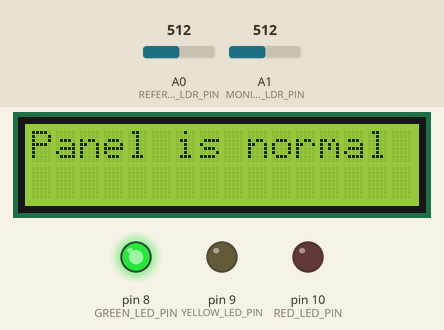
Bench run of a sketch on a simulated Arduino Uno, built with avr-gcc and run on an emulated ATmega328P. Parts: 16×2 character LCD, output pins drawn as LEDs (lit = HIGH). The test bench sets the inputs (shaded band); at power-on: A0 (REFERENCE_LDR_PIN) = 512, A1 (MONITORED_LDR_PIN) = 512.

Above: at 1.2 s.
1.3 s: A0 (REFERENCE_LDR_PIN) set to 716
At 3.9 s:
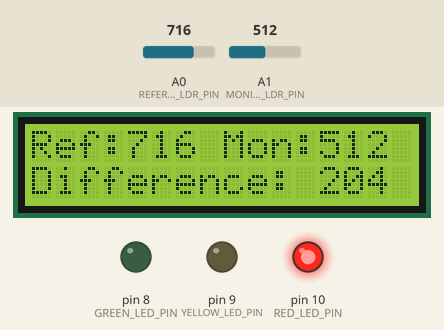
4.2 s: A1 (MONITORED_LDR_PIN) set to 669
At 4.9 s:
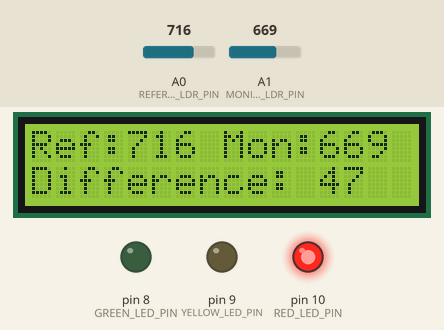
6.5 s: A1 (MONITORED_LDR_PIN) set to 703
At 7.5 s:
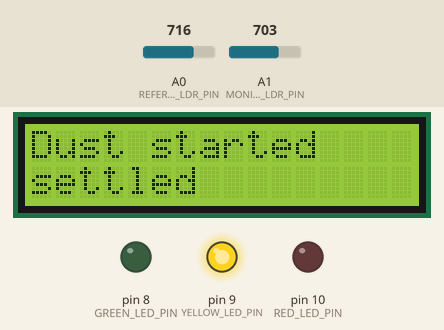
9.2 s: A1 (MONITORED_LDR_PIN) set to 716
At 9.9 s:
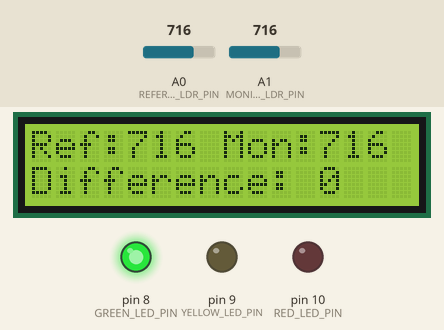
11.5 s: A0 (REFERENCE_LDR_PIN) set to 900
At 12.0 s:
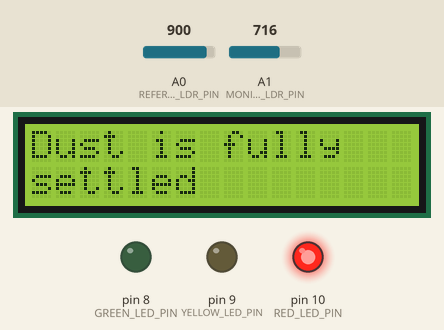
14.2 s: A1 (MONITORED_LDR_PIN) set to 852
At 14.9 s:
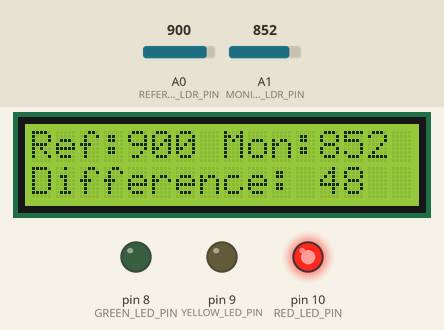
16.7 s: A1 (MONITORED_LDR_PIN) set to 879
Timing chart, 0 to 19.7 s (numbered marks = the images above; inputs shaded):
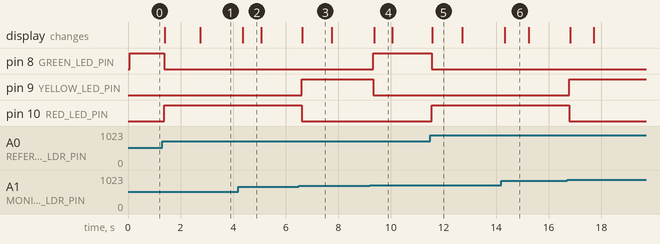

The sketch:

Main.ino
```cpp
#include <Wire.h>
#include <LiquidCrystal_I2C.h>

const byte REFERENCE_LDR_PIN = A0;  // LDR1: clean-panel reference
const byte MONITORED_LDR_PIN = A1;  // LDR2: monitored panel

const byte GREEN_LED_PIN  = 8;
const byte YELLOW_LED_PIN = 9;
const byte RED_LED_PIN    = 10;

// Common PCF8574 backpack address. Change to 0x3F if needed.
LiquidCrystal_I2C lcd(0x27, 16, 2);

const unsigned long DISPLAY_PAGE_MS = 2500;

enum PanelState {
  PANEL_NORMAL,
  DUST_STARTED,
  DUST_SETTLED
};

PanelState classifyDifference(int difference) {
  if (difference <= 10) {
    return PANEL_NORMAL;
  } else if (difference <= 30) {
    // Includes the 11–19 gap and the requested 20–30 range.
    return DUST_STARTED;
  } else {
    return DUST_SETTLED;
  }
}

void setLeds(PanelState state) {
  // Clear all LEDs first so only the current condition LED is on.
  digitalWrite(GREEN_LED_PIN, LOW);
  digitalWrite(YELLOW_LED_PIN, LOW);
  digitalWrite(RED_LED_PIN, LOW);

  if (state == PANEL_NORMAL) {
    digitalWrite(GREEN_LED_PIN, HIGH);
  } else if (state == DUST_STARTED) {
    digitalWrite(YELLOW_LED_PIN, HIGH);
  } else {
    digitalWrite(RED_LED_PIN, HIGH);
  }
}

void showStatus(PanelState state) {
  lcd.clear();

  // Split longer requested messages over the two 16-character rows.
  if (state == PANEL_NORMAL) {
    lcd.setCursor(0, 0);
    lcd.print("Panel is normal");
  } else if (state == DUST_STARTED) {
    lcd.setCursor(0, 0);
    lcd.print("Dust started");
    lcd.setCursor(0, 1);
    lcd.print("settled");
  } else {
    lcd.setCursor(0, 0);
    lcd.print("Dust is fully");
    lcd.setCursor(0, 1);
    lcd.print("settled");
  }
}

void showReadings(int referenceValue, int monitoredValue, int difference) {
  lcd.clear();
  lcd.setCursor(0, 0);
  lcd.print("Ref:");
  lcd.print(referenceValue);
  lcd.print(" Mon:");
  lcd.print(monitoredValue);

  lcd.setCursor(0, 1);
  lcd.print("Difference: ");
  lcd.print(difference);
}

void setup() {
  pinMode(GREEN_LED_PIN, OUTPUT);
  pinMode(YELLOW_LED_PIN, OUTPUT);
  pinMode(RED_LED_PIN, OUTPUT);

  lcd.init();
  lcd.backlight();
}

void loop() {
  int referenceValue = analogRead(REFERENCE_LDR_PIN);
  int monitoredValue = analogRead(MONITORED_LDR_PIN);
  int difference = abs(referenceValue - monitoredValue);

  PanelState state = classifyDifference(difference);
  setLeds(state);

  // Alternate the full condition message and sensor readings.
  bool showReadingsPage =
      (millis() / DISPLAY_PAGE_MS) % 2 == 1;

  if (showReadingsPage) {
    showReadings(referenceValue, monitoredValue, difference);
  } else {
    showStatus(state);
  }

  delay(200);
}
```

Measured:
- the behaviour switches between 685 and 686 on A1 (MONITORED_LDR_PIN) (found by bisection; images 2 and 3)
- after the input at 1.3 s, pin 8 (GREEN_LED_PIN): HIGH → LOW after 0.07 s; pin 10 (RED_LED_PIN): LOW → HIGH after 0.07 s; the display: first changes after 0.09 s (image 1 shows a later state)
- after the input at 4.2 s, the display: changes after 0.17 s (image 2)
- after the input at 6.5 s, pin 9 (YELLOW_LED_PIN): LOW → HIGH after 0.10 s; pin 10 (RED_LED_PIN): HIGH → LOW after 0.10 s; the display: changes after 0.12 s (image 3)
- after the input at 9.2 s, pin 8 (GREEN_LED_PIN): LOW → HIGH after 0.14 s; pin 9 (YELLOW_LED_PIN): HIGH → LOW after 0.14 s; the display: changes after 0.17 s (image 4)
- after the input at 11.5 s, pin 8 (GREEN_LED_PIN): HIGH → LOW after 0.05 s; pin 10 (RED_LED_PIN): LOW → HIGH after 0.05 s; the display: changes after 0.08 s (image 5)
- after the input at 14.2 s, the display: changes after 0.13 s (image 6)
- after the input at 16.7 s, pin 9 (YELLOW_LED_PIN): LOW → HIGH after 0.09 s; pin 10 (RED_LED_PIN): HIGH → LOW after 0.09 s
